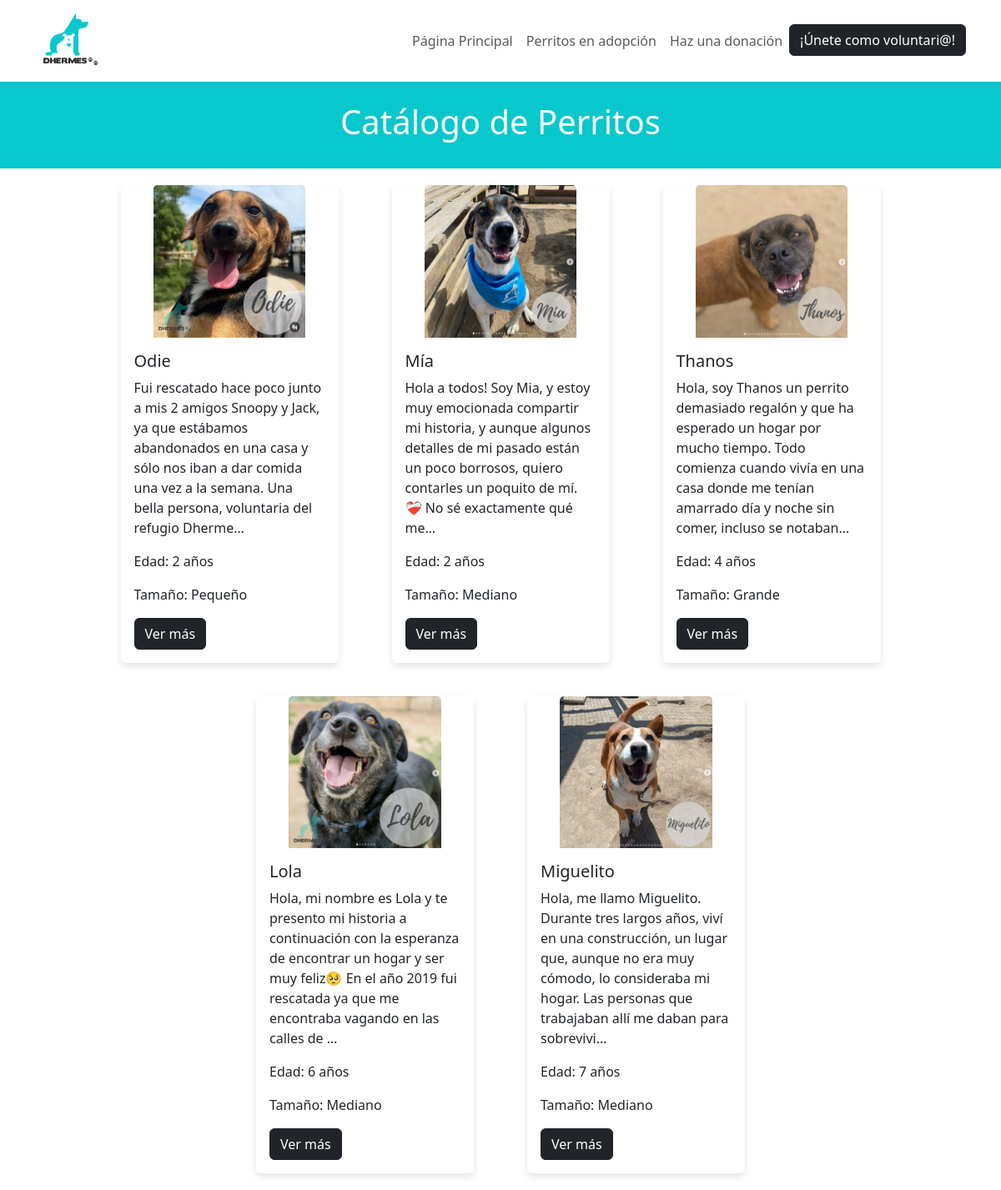
Screenshot of /catalogo/ with the database file from the repository.
### refugio_app/models.py (models this page shows, shortened)
class Perrito(models.Model):
    nombre = models.CharField(max_length=255) # Nombre del perrito.
    descripcion = models.TextField() # Breve descripción del perrito.
    años = models.IntegerField() # edad del perrito con dos decimales.
    tamaño = models.CharField(max_length=100) # tamaño del perrito.
    imagen = models.ImageField(upload_to='img/perritos/', null=True, blank=True) # Campo para cargar la imagen del perrito.

### refugio_app/views.py (the view)
# urls.py: path('catalogo/',views.lista_perritos, name='lista_perritos'),
def lista_perritos(request):
    perritos = Perrito.objects.all()
    return render(request, 'lista_perritos.html', {'perritos': perritos})

### refugio_app/templates/lista_perritos.html (shortened to what this page needs)
{% extends 'base.html' %}
{% block content %}
<div id="titulo" class="container-fluid" style="background-color: #07c8cc;">
    <br>
    <h1 class="text-center" style="color: #FFFFFF;">Catálogo de Perritos</h1>
    <br>
</div>
<div class="container">
    <div class="row justify-content-center">
        {% for perrito in perritos %}
            <div class="col-md-3 margen">
                <div class="card">
                    <img src="{{ perrito.imagen.url }}" class="card-img-top" alt="{{ perrito.nombre }}" style="width:70%">
                    <div class="card-body">
                        <h5 class="card-title">{{ perrito.nombre }}</h5>
                        <p class="card-text">{{ perrito.descripcion|truncatechars:200}}</p>
                        <p class="card-text">Edad: {{ perrito.años }} años</p>
                        <p class="card-text">Tamaño: {{ perrito.tamaño }}</p>
                        <button class="btn btn-dark" data-bs-toggle="modal" data-bs-target="#perritoModal{{ perrito.id }}">
                            Ver más
                        </button>
                    </div>
                </div>
            </div>
            {% if forloop.counter|divisibleby:3 %}
                </div><div class="row justify-content-center">
            {% endif %}
        {% endfor %}
    </div>
</div>
{% endblock %}

### refugio_app/templates/base.html (shortened to what this page needs)
{% load static %}
<!DOCTYPE html>
<html lang="en">
<head>
    <link rel="stylesheet" href="{% static 'css/bootstrap.css' %}">
    <link rel="stylesheet" href="{% static 'css/estilos.css' %}">
</head>
<body>
    <nav id="menu" class="navbar navbar-expand-lg navbar-light" style="background-color: #ffffff;">
        <div class="container margin-left margin-right">
            <a class="navbar-brand" href="{% url 'pag_principal' %}">
                <img id="logo" src="{% static 'img/logo_refugio.png' %}" alt="logo de Refugio Dhermes" class="img-fluid" style="width: 80px;">
            </a>
            <div class="collapse navbar-collapse" id="navbarNav">
                <ul class="navbar-nav ms-auto">
                    <li class="nav-item">
                        <a class="nav-link" href="{% url 'pag_principal' %}">Página Principal</a>
                    </li>
                    <li class="nav-item">
                        <a class="nav-link" href="{% url 'lista_perritos' %}">Perritos en adopción</a>
                    </li>
                    <li class="nav-item">
                        <a class="nav-link" href="https://refugiodhermes.trytoku.com/forms/registro?fbclid=PAZXh0bgNhZW0CMTEAAaYL3SgwFFXi0m2EcfDS2nT5GIA9eI448KkoCzR8ZhSxoAYTeprJQ-gSXxc_aem_x6QIRCk-8G7cVO-RyJ7BQQ ">Haz una donación</a>
                    </li>
                    <li class="nav-item">
                        <a class="btn btn-dark" href="https://docs.google.com/forms/d/e/1FAIpQLSeYWDz8wNDe4PYnVsy69IJCHdyWh8eFuVT5QG81l3UFAPxAgg/viewform">¡Únete como voluntari@!</a>
                    </li>
                </ul>
            </div>
        </div>
    </nav>
    {% block content %}
    {% endblock %}
</body>
</html>

### refugio_app/static/css/estilos.css (style rules this page uses)
.container-fluid { padding: 0; margin: 0; }
.container-fluid { text-align: center; }
.margen { margin: 20px; }
#menu { background-color: #082D0F; }
#titulo { background-color: #07c8cc; color:#ffffff; }
.card { border: none; box-shadow: 0 4px 8px rgba(0, 0, 0, 0.1); transition: transform 0.2s; display: flex; justify-content: center; align-items: center; }

### rows the page displays
Perrito: imagen (picture), nombre "Odie", descripcion "Fui rescatado hace poco junto a mis 2 amigos Snoopy y Jack, ya que estábamos abandonados en una casa y sólo nos iban a dar comida una vez a la semana. Una bella persona, voluntaria del refugio Dherme…", años "2", tamaño "Pequeño"
Perrito: imagen (picture), nombre "Mía", descripcion "Hola a todos! Soy Mia, y estoy muy emocionada compartir mi historia, y aunque algunos detalles de mi pasado están un poco borrosos, quiero contarles un poquito de mí. ❤️‍🩹 No sé exactamente qué me…", años "2", tamaño "Mediano"
Perrito: imagen (picture), nombre "Thanos", descripcion "Hola, soy Thanos un perrito demasiado regalón y que ha esperado un hogar por mucho tiempo. Todo comienza cuando vivía en una casa donde me tenían amarrado día y noche sin comer, incluso se notaban…", años "4", tamaño "Grande"
Perrito: imagen (picture), nombre "Lola", descripcion "Hola, mi nombre es Lola y te presento mi historia a continuación con la esperanza de encontrar un hogar y ser muy feliz🥺 En el año 2019 fui rescatada ya que me encontraba vagando en las calles de …", años "6", tamaño "Mediano"
Perrito: imagen (picture), nombre "Miguelito", descripcion "Hola, me llamo Miguelito. Durante tres largos años, viví en una construcción, un lugar que, aunque no era muy cómodo, lo consideraba mi hogar. Las personas que trabajaban allí me daban para sobrevivi…", años "7", tamaño "Mediano"
